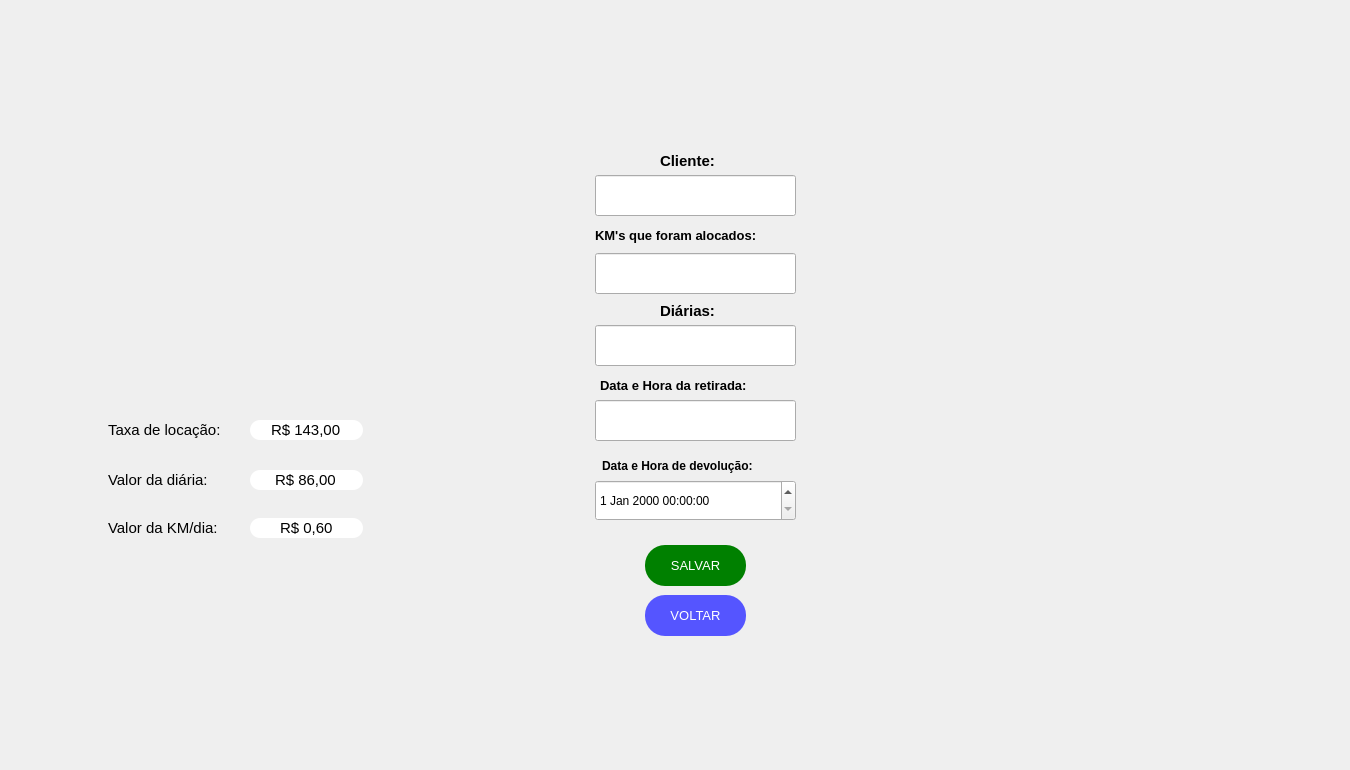
  <widget class="QWidget" name="centralwidget">
   <widget class="QPushButton" name="golt2">
    <property name="geometry">
     <rect>
      <x>40</x>
      <y>20</y>
      <width>501</width>
      <height>311</height>
     </rect>
    </property>
    <property name="palette">
     <palette>
      <active>
       <colorrole role="WindowText">
        <brush brushstyle="SolidPattern">
         <color alpha="255">
          <red>170</red>
          <green>85</green>
          <blue>0</blue>
         </color>
        </brush>
       </colorrole>
       <colorrole role="Text">
        <brush brushstyle="SolidPattern">
         <color alpha="255">
          <red>0</red>
          <green>0</green>
          <blue>0</blue>
         </color>
        </brush>
       </colorrole>
       <colorrole role="BrightText">
        <brush brushstyle="SolidPattern">
         <color alpha="255">
          <red>203</red>
          <green>255</green>
          <blue>80</blue>
         </color>
        </brush>
       </colorrole>
       <colorrole role="ButtonText">
        <brush brushstyle="SolidPattern">
         <color alpha="255">
          <red>57</red>
          <green>87</green>
          <blue>255</blue>
         </color>
        </brush>
       </colorrole>
       <colorrole role="ToolTipBase">
        <brush brushstyle="SolidPattern">
         <color alpha="255">
          <red>255</red>
          <green>255</green>
          <blue>0</blue>
         </color>
        </brush>
       </colorrole>
       <colorrole role="PlaceholderText">
        <brush brushstyle="SolidPattern">
         <color alpha="128">
          <red>0</red>
          <green>0</green>
          <blue>0</blue>
         </color>
        </brush>
       </colorrole>
      </active>
      <inactive>
       <colorrole role="WindowText">
        <brush brushstyle="SolidPattern">
         <color alpha="255">
          <red>170</red>
          <green>85</green>
          <blue>0</blue>
         </color>
        </brush>
       </colorrole>
       <colorrole role="Text">
        <brush brushstyle="SolidPattern">
         <color alpha="255">
          <red>0</red>
          <green>0</green>
          <blue>0</blue>
         </color>
        </brush>
       </colorrole>
       <colorrole role="BrightText">
        <brush brushstyle="SolidPattern">
         <color alpha="255">
          <red>203</red>
          <green>255</green>
          <blue>80</blue>
         </color>
        </brush>
       </colorrole>
       <colorrole role="ButtonText">
        <brush brushstyle="SolidPattern">
         <color alpha="255">
          <red>57</red>
          <green>87</green>
          <blue>255</blue>
         </color>
        </brush>
       </colorrole>
       <colorrole role="ToolTipBase">
        <brush brushstyle="SolidPattern">
         <color alpha="255">
          <red>255</red>
          <green>255</green>
          <blue>0</blue>
         </color>
        </brush>
       </colorrole>
       <colorrole role="PlaceholderText">
        <brush brushstyle="SolidPattern">
         <color alpha="128">
          <red>0</red>
          <green>0</green>
          <blue>0</blue>
         </color>
        </brush>
       </colorrole>
      </inactive>
      <disabled>
       <colorrole role="WindowText">
        <brush brushstyle="SolidPattern">
         <color alpha="255">
          <red>4</red>
          <green>15</green>
          <blue>30</blue>
         </color>
        </brush>
       </colorrole>
       <colorrole role="Text">
        <brush brushstyle="SolidPattern">
         <color alpha="255">
          <red>120</red>
          <green>120</green>
          <blue>120</blue>
         </color>
        </brush>
       </colorrole>
       <colorrole role="BrightText">
        <brush brushstyle="SolidPattern">
         <color alpha="255">
          <red>203</red>
          <green>255</green>
          <blue>80</blue>
         </color>
        </brush>
       </colorrole>
       <colorrole role="ButtonText">
        <brush brushstyle="SolidPattern">
         <color alpha="255">
          <red>120</red>
          <green>120</green>
          <blue>120</blue>
         </color>
        </brush>
       </colorrole>
       <colorrole role="ToolTipBase">
        <brush brushstyle="SolidPattern">
         <color alpha="255">
          <red>255</red>
          <green>255</green>
          <blue>0</blue>
         </color>
        </brush>
       </colorrole>
       <colorrole role="PlaceholderText">
        <brush brushstyle="SolidPattern">
         <color alpha="128">
          <red>0</red>
          <green>0</green>
          <blue>0</blue>
         </color>
        </brush>
       </colorrole>
      </disabled>
     </palette>
    </property>
    <property name="font">
     <font>
      <family>Arial</family>
      <weight>75</weight>
      <bold>true</bold>
     </font>
    </property>
    <property name="contextMenuPolicy">
     <enum>Qt::CustomContextMenu</enum>
    </property>
    <property name="text">
     <string/>
    </property>
    <property name="icon">
     <iconset>
      <normaloff>../Imagens/4-Gol(T2).png</normaloff>../Imagens/4-Gol(T2).png</iconset>
    </property>
    <property name="iconSize">
     <size>
      <width>492</width>
      <height>456</height>
     </size>
    </property>
    <property name="checkable">
     <bool>false</bool>
    </property>
    <property name="autoRepeat">
     <bool>false</bool>
    </property>
    <property name="autoExclusive">
     <bool>false</bool>
    </property>
    <property name="autoDefault">
     <bool>false</bool>
    </property>
    <property name="default">
     <bool>false</bool>
    </property>
    <property name="flat">
     <bool>true</bool>
    </property>
   </widget>
   <widget class="QLabel" name="logoT3">
    <property name="enabled">
     <bool>true</bool>
    </property>
    <property name="geometry">
     <rect>
      <x>1110</x>
      <y>530</y>
      <width>231</width>
      <height>231</height>
     </rect>
    </property>
    <property name="toolTip">
     <string>&lt;html&gt;&lt;head/&gt;&lt;body&gt;&lt;p align=&quot;center&quot;&gt;&lt;br/&gt;&lt;/p&gt;&lt;/body&gt;&lt;/html&gt;</string>
    </property>
    <property name="whatsThis">
     <string>&lt;html&gt;&lt;head/&gt;&lt;body&gt;&lt;p align=&quot;center&quot;&gt;&lt;br/&gt;&lt;/p&gt;&lt;/body&gt;&lt;/html&gt;</string>
    </property>
    <property name="autoFillBackground">
     <bool>false</bool>
    </property>
    <property name="styleSheet">
     <string notr="true"/>
    </property>
    <property name="text">
     <string/>
    </property>
    <property name="pixmap">
     <pixmap>../Logos/LOGO2.png</pixmap>
    </property>
    <property name="scaledContents">
     <bool>true</bool>
    </property>
    <property name="wordWrap">
     <bool>false</bool>
    </property>
   </widget>
   <widget class="QLineEdit" name="data_retirada">
    <property name="geometry">
     <rect>
      <x>595</x>
      <y>400</y>
      <width>201</width>
      <height>41</height>
     </rect>
    </property>
    <property name="styleSheet">
     <string notr="true">color:black;</string>
    </property>
   </widget>
   <widget class="QPushButton" name="voltar_10">
    <property name="geometry">
     <rect>
      <x>645</x>
      <y>595</y>
      <width>101</width>
      <height>41</height>
     </rect>
    </property>
    <property name="palette">
     <palette>
      <active>
       <colorrole role="WindowText">
        <brush brushstyle="SolidPattern">
         <color alpha="255">
          <red>255</red>
          <green>255</green>
          <blue>255</blue>
         </color>
        </brush>
       </colorrole>
       <colorrole role="Button">
        <brush brushstyle="SolidPattern">
         <color alpha="255">
          <red>85</red>
          <green>85</green>
          <blue>255</blue>
         </color>
        </brush>
       </colorrole>
       <colorrole role="Text">
        <brush brushstyle="SolidPattern">
         <color alpha="255">
          <red>255</red>
          <green>255</green>
          <blue>255</blue>
         </color>
        </brush>
       </colorrole>
       <colorrole role="BrightText">
        <brush brushstyle="SolidPattern">
         <color alpha="255">
          <red>203</red>
          <green>255</green>
          <blue>80</blue>
         </color>
        </brush>
       </colorrole>
       <colorrole role="ButtonText">
        <brush brushstyle="SolidPattern">
         <color alpha="255">
          <red>255</red>
          <green>255</green>
          <blue>255</blue>
         </color>
        </brush>
       </colorrole>
       <colorrole role="Base">
        <brush brushstyle="SolidPattern">
         <color alpha="255">
          <red>85</red>
          <green>85</green>
          <blue>255</blue>
         </color>
        </brush>
       </colorrole>
       <colorrole role="Window">
        <brush brushstyle="SolidPattern">
         <color alpha="255">
          <red>85</red>
          <green>85</green>
          <blue>255</blue>
         </color>
        </brush>
       </colorrole>
       <colorrole role="ToolTipBase">
        <brush brushstyle="SolidPattern">
         <color alpha="255">
          <red>255</red>
          <green>255</green>
          <blue>0</blue>
         </color>
        </brush>
       </colorrole>
       <colorrole role="PlaceholderText">
        <brush brushstyle="SolidPattern">
         <color alpha="128">
          <red>0</red>
          <green>0</green>
          <blue>0</blue>
         </color>
        </brush>
       </colorrole>
      </active>
      <inactive>
       <colorrole role="WindowText">
        <brush brushstyle="SolidPattern">
         <color alpha="255">
          <red>255</red>
          <green>255</green>
          <blue>255</blue>
         </color>
        </brush>
       </colorrole>
       <colorrole role="Button">
        <brush brushstyle="SolidPattern">
         <color alpha="255">
          <red>85</red>
          <green>85</green>
          <blue>255</blue>
         </color>
        </brush>
       </colorrole>
       <colorrole role="Text">
        <brush brushstyle="SolidPattern">
         <color alpha="255">
          <red>255</red>
          <green>255</green>
          <blue>255</blue>
         </color>
        </brush>
       </colorrole>
       <colorrole role="BrightText">
        <brush brushstyle="SolidPattern">
         <color alpha="255">
          <red>203</red>
          <green>255</green>
          <blue>80</blue>
         </color>
        </brush>
       </colorrole>
       <colorrole role="ButtonText">
        <brush brushstyle="SolidPattern">
         <color alpha="255">
          <red>255</red>
          <green>255</green>
          <blue>255</blue>
         </color>
        </brush>
       </colorrole>
       <colorrole role="Base">
        <brush brushstyle="SolidPattern">
         <color alpha="255">
          <red>85</red>
          <green>85</green>
          <blue>255</blue>
         </color>
        </brush>
       </colorrole>
       <colorrole role="Window">
        <brush brushstyle="SolidPattern">
         <color alpha="255">
          <red>85</red>
          <green>85</green>
          <blue>255</blue>
         </color>
        </brush>
       </colorrole>
       <colorrole role="ToolTipBase">
        <brush brushstyle="SolidPattern">
         <color alpha="255">
          <red>255</red>
          <green>255</green>
          <blue>0</blue>
         </color>
        </brush>
       </colorrole>
       <colorrole role="PlaceholderText">
        <brush brushstyle="SolidPattern">
         <color alpha="128">
          <red>0</red>
          <green>0</green>
          <blue>0</blue>
         </color>
        </brush>
       </colorrole>
      </inactive>
      <disabled>
       <colorrole role="WindowText">
        <brush brushstyle="SolidPattern">
         <color alpha="255">
          <red>255</red>
          <green>255</green>
          <blue>255</blue>
         </color>
        </brush>
       </colorrole>
       <colorrole role="Button">
        <brush brushstyle="SolidPattern">
         <color alpha="255">
          <red>85</red>
          <green>85</green>
          <blue>255</blue>
         </color>
        </brush>
       </colorrole>
       <colorrole role="Text">
        <brush brushstyle="SolidPattern">
         <color alpha="255">
          <red>255</red>
          <green>255</green>
          <blue>255</blue>
         </color>
        </brush>
       </colorrole>
       <colorrole role="BrightText">
        <brush brushstyle="SolidPattern">
         <color alpha="255">
          <red>203</red>
          <green>255</green>
          <blue>80</blue>
         </color>
        </brush>
       </colorrole>
       <colorrole role="ButtonText">
        <brush brushstyle="SolidPattern">
         <color alpha="255">
          <red>255</red>
          <green>255</green>
          <blue>255</blue>
         </color>
        </brush>
       </colorrole>
       <colorrole role="Base">
        <brush brushstyle="SolidPattern">
         <color alpha="255">
          <red>85</red>
          <green>85</green>
          <blue>255</blue>
         </color>
        </brush>
       </colorrole>
       <colorrole role="Window">
        <brush brushstyle="SolidPattern">
         <color alpha="255">
          <red>85</red>
          <green>85</green>
          <blue>255</blue>
         </color>
        </brush>
       </colorrole>
       <colorrole role="ToolTipBase">
        <brush brushstyle="SolidPattern">
         <color alpha="255">
          <red>255</red>
          <green>255</green>
          <blue>0</blue>
         </color>
        </brush>
       </colorrole>
       <colorrole role="PlaceholderText">
        <brush brushstyle="SolidPattern">
         <color alpha="128">
          <red>0</red>
          <green>0</green>
          <blue>0</blue>
         </color>
        </brush>
       </colorrole>
      </disabled>
     </palette>
    </property>
    <property name="font">
     <font>
      <family>Arial</family>
      <pointsize>10</pointsize>
      <weight>9</weight>
      <italic>false</italic>
      <bold>false</bold>
     </font>
    </property>
    <property name="contextMenuPolicy">
     <enum>Qt::CustomContextMenu</enum>
    </property>
    <property name="styleSheet">
     <string notr="true">QPushButton{
	color:white;
	border-radius:20px;
	background-color: rgb(85, 85, 255);
	font: 75 10pt &quot;Arial&quot;;
}
QPushButton:hover{
	background-color: rgb(10, 10, 127);
}</string>
    </property>
    <property name="text">
     <string>VOLTAR</string>
    </property>
    <property name="iconSize">
     <size>
      <width>93</width>
      <height>100</height>
     </size>
    </property>
    <property name="checkable">
     <bool>false</bool>
    </property>
    <property name="autoRepeat">
     <bool>false</bool>
    </property>
    <property name="autoExclusive">
     <bool>false</bool>
    </property>
    <property name="autoDefault">
     <bool>false</bool>
    </property>
    <property name="default">
     <bool>false</bool>
    </property>
    <property name="flat">
     <bool>true</bool>
    </property>
   </widget>
   <widget class="QLabel" name="datare_2">
    <property name="geometry">
     <rect>
      <x>600</x>
      <y>360</y>
      <width>191</width>
      <height>51</height>
     </rect>
    </property>
    <property name="font">
     <font>
      <family>Arial</family>
      <pointsize>10</pointsize>
      <weight>75</weight>
      <bold>true</bold>
     </font>
    </property>
    <property name="text">
     <string>Data e Hora da retirada:</string>
    </property>
   </widget>
   <widget class="QLineEdit" name="kmspace">
    <property name="geometry">
     <rect>
      <x>595</x>
      <y>253</y>
      <width>201</width>
      <height>41</height>
     </rect>
    </property>
    <property name="font">
     <font>
      <pointsize>8</pointsize>
     </font>
    </property>
    <property name="styleSheet">
     <string notr="true">color: rgb(0, 0, 0);</string>
    </property>
    <property name="echoMode">
     <enum>QLineEdit::Normal</enum>
    </property>
   </widget>
   <widget class="QLineEdit" name="diariaspace6">
    <property name="geometry">
     <rect>
      <x>595</x>
      <y>325</y>
      <width>201</width>
      <height>41</height>
     </rect>
    </property>
    <property name="font">
     <font>
      <pointsize>8</pointsize>
     </font>
    </property>
    <property name="styleSheet">
     <string notr="true">color:black;</string>
    </property>
   </widget>
   <widget class="QLabel" name="datacli1_2">
    <property name="geometry">
     <rect>
      <x>660</x>
      <y>145</y>
      <width>71</width>
      <height>31</height>
     </rect>
    </property>
    <property name="font">
     <font>
      <family>Arial</family>
      <pointsize>11</pointsize>
      <weight>75</weight>
      <bold>true</bold>
     </font>
    </property>
    <property name="text">
     <string>Cliente:</string>
    </property>
   </widget>
   <widget class="QLineEdit" name="nome_cliente">
    <property name="geometry">
     <rect>
      <x>595</x>
      <y>175</y>
      <width>201</width>
      <height>41</height>
     </rect>
    </property>
    <property name="styleSheet">
     <string notr="true">color:black;
</string>
    </property>
    <property name="inputMask">
     <string/>
    </property>
   </widget>
   <widget class="QLabel" name="datade_2">
    <property name="geometry">
     <rect>
      <x>602</x>
      <y>440</y>
      <width>201</width>
      <height>51</height>
     </rect>
    </property>
    <property name="font">
     <font>
      <family>Arial</family>
      <pointsize>9</pointsize>
      <weight>75</weight>
      <bold>true</bold>
     </font>
    </property>
    <property name="text">
     <string>Data e Hora de devolução:</string>
    </property>
   </widget>
   <widget class="QLabel" name="diarias6">
    <property name="geometry">
     <rect>
      <x>660</x>
      <y>285</y>
      <width>71</width>
      <height>51</height>
     </rect>
    </property>
    <property name="font">
     <font>
      <family>Arial</family>
      <pointsize>11</pointsize>
      <weight>75</weight>
      <bold>true</bold>
     </font>
    </property>
    <property name="text">
     <string>Diárias:</string>
    </property>
   </widget>
   <widget class="QDateTimeEdit" name="data_devolucao">
    <property name="geometry">
     <rect>
      <x>595</x>
      <y>480</y>
      <width>201</width>
      <height>41</height>
     </rect>
    </property>
    <property name="styleSheet">
     <string notr="true">QDateTime{rgb(0, 0, 0)}</string>
    </property>
   </widget>
   <widget class="QPushButton" name="devolver">
    <property name="geometry">
     <rect>
      <x>645</x>
      <y>545</y>
      <width>101</width>
      <height>41</height>
     </rect>
    </property>
    <property name="palette">
     <palette>
      <active>
       <colorrole role="WindowText">
        <brush brushstyle="SolidPattern">
         <color alpha="255">
          <red>255</red>
          <green>255</green>
          <blue>255</blue>
         </color>
        </brush>
       </colorrole>
       <colorrole role="Button">
        <brush brushstyle="SolidPattern">
         <color alpha="255">
          <red>0</red>
          <green>128</green>
          <blue>0</blue>
         </color>
        </brush>
       </colorrole>
       <colorrole role="Text">
        <brush brushstyle="SolidPattern">
         <color alpha="255">
          <red>255</red>
          <green>255</green>
          <blue>255</blue>
         </color>
        </brush>
       </colorrole>
       <colorrole role="BrightText">
        <brush brushstyle="SolidPattern">
         <color alpha="255">
          <red>203</red>
          <green>255</green>
          <blue>80</blue>
         </color>
        </brush>
       </colorrole>
       <colorrole role="ButtonText">
        <brush brushstyle="SolidPattern">
         <color alpha="255">
          <red>255</red>
          <green>255</green>
          <blue>255</blue>
         </color>
        </brush>
       </colorrole>
       <colorrole role="Base">
        <brush brushstyle="SolidPattern">
         <color alpha="255">
          <red>0</red>
          <green>128</green>
          <blue>0</blue>
         </color>
        </brush>
       </colorrole>
       <colorrole role="Window">
        <brush brushstyle="SolidPattern">
         <color alpha="255">
          <red>0</red>
          <green>128</green>
          <blue>0</blue>
         </color>
        </brush>
       </colorrole>
       <colorrole role="ToolTipBase">
        <brush brushstyle="SolidPattern">
         <color alpha="255">
          <red>255</red>
          <green>255</green>
          <blue>0</blue>
         </color>
        </brush>
       </colorrole>
       <colorrole role="PlaceholderText">
        <brush brushstyle="SolidPattern">
         <color alpha="128">
          <red>0</red>
          <green>0</green>
          <blue>0</blue>
         </color>
        </brush>
       </colorrole>
      </active>
      <inactive>
       <colorrole role="WindowText">
        <brush brushstyle="SolidPattern">
         <color alpha="255">
          <red>255</red>
          <green>255</green>
          <blue>255</blue>
         </color>
        </brush>
       </colorrole>
       <colorrole role="Button">
        <brush brushstyle="SolidPattern">
         <color alpha="255">
          <red>0</red>
          <green>128</green>
          <blue>0</blue>
         </color>
        </brush>
       </colorrole>
       <colorrole role="Text">
        <brush brushstyle="SolidPattern">
         <color alpha="255">
          <red>255</red>
          <green>255</green>
          <blue>255</blue>
         </color>
        </brush>
       </colorrole>
       <colorrole role="BrightText">
        <brush brushstyle="SolidPattern">
         <color alpha="255">
          <red>203</red>
          <green>255</green>
          <blue>80</blue>
         </color>
        </brush>
       </colorrole>
       <colorrole role="ButtonText">
        <brush brushstyle="SolidPattern">
         <color alpha="255">
          <red>255</red>
          <green>255</green>
          <blue>255</blue>
         </color>
        </brush>
       </colorrole>
       <colorrole role="Base">
        <brush brushstyle="SolidPattern">
         <color alpha="255">
          <red>0</red>
          <green>128</green>
          <blue>0</blue>
         </color>
        </brush>
       </colorrole>
       <colorrole role="Window">
        <brush brushstyle="SolidPattern">
         <color alpha="255">
          <red>0</red>
          <green>128</green>
          <blue>0</blue>
         </color>
        </brush>
       </colorrole>
       <colorrole role="ToolTipBase">
        <brush brushstyle="SolidPattern">
         <color alpha="255">
          <red>255</red>
          <green>255</green>
          <blue>0</blue>
         </color>
        </brush>
       </colorrole>
       <colorrole role="PlaceholderText">
        <brush brushstyle="SolidPattern">
         <color alpha="128">
          <red>0</red>
          <green>0</green>
          <blue>0</blue>
         </color>
        </brush>
       </colorrole>
      </inactive>
      <disabled>
       <colorrole role="WindowText">
        <brush brushstyle="SolidPattern">
         <color alpha="255">
          <red>255</red>
          <green>255</green>
          <blue>255</blue>
         </color>
        </brush>
       </colorrole>
       <colorrole role="Button">
        <brush brushstyle="SolidPattern">
         <color alpha="255">
          <red>0</red>
          <green>128</green>
          <blue>0</blue>
         </color>
        </brush>
       </colorrole>
       <colorrole role="Text">
        <brush brushstyle="SolidPattern">
         <color alpha="255">
          <red>255</red>
          <green>255</green>
          <blue>255</blue>
         </color>
        </brush>
       </colorrole>
       <colorrole role="BrightText">
        <brush brushstyle="SolidPattern">
         <color alpha="255">
          <red>203</red>
          <green>255</green>
          <blue>80</blue>
         </color>
        </brush>
       </colorrole>
       <colorrole role="ButtonText">
        <brush brushstyle="SolidPattern">
         <color alpha="255">
          <red>255</red>
          <green>255</green>
          <blue>255</blue>
         </color>
        </brush>
       </colorrole>
       <colorrole role="Base">
        <brush brushstyle="SolidPattern">
         <color alpha="255">
          <red>0</red>
          <green>128</green>
          <blue>0</blue>
         </color>
        </brush>
       </colorrole>
       <colorrole role="Window">
        <brush brushstyle="SolidPattern">
         <color alpha="255">
          <red>0</red>
          <green>128</green>
          <blue>0</blue>
         </color>
        </brush>
       </colorrole>
       <colorrole role="ToolTipBase">
        <brush brushstyle="SolidPattern">
         <color alpha="255">
          <red>255</red>
          <green>255</green>
          <blue>0</blue>
         </color>
        </brush>
       </colorrole>
       <colorrole role="PlaceholderText">
        <brush brushstyle="SolidPattern">
         <color alpha="128">
          <red>0</red>
          <green>0</green>
          <blue>0</blue>
         </color>
        </brush>
       </colorrole>
      </disabled>
     </palette>
    </property>
    <property name="font">
     <font>
      <family>Arial</family>
      <pointsize>10</pointsize>
      <weight>9</weight>
      <italic>false</italic>
      <bold>false</bold>
     </font>
    </property>
    <property name="contextMenuPolicy">
     <enum>Qt::CustomContextMenu</enum>
    </property>
    <property name="styleSheet">
     <string notr="true">QPushButton{
	color:white;
	border-radius:20px;
	background-color: #008000;
	font: 75 10pt &quot;Arial&quot;;
}
QPushButton:hover{
	background-color: #005500;
}</string>
    </property>
    <property name="text">
     <string>SALVAR</string>
    </property>
    <property name="iconSize">
     <size>
      <width>93</width>
      <height>100</height>
     </size>
    </property>
    <property name="checkable">
     <bool>false</bool>
    </property>
    <property name="autoRepeat">
     <bool>false</bool>
    </property>
    <property name="autoExclusive">
     <bool>false</bool>
    </property>
    <property name="autoDefault">
     <bool>false</bool>
    </property>
    <property name="default">
     <bool>false</bool>
    </property>
    <property name="flat">
     <bool>true</bool>
    </property>
   </widget>
   <widget class="QLabel" name="kmsalocados_2">
    <property name="geometry">
     <rect>
      <x>595</x>
      <y>210</y>
      <width>201</width>
      <height>51</height>
     </rect>
    </property>
    <property name="font">
     <font>
      <family>Arial</family>
      <pointsize>10</pointsize>
      <weight>75</weight>
      <bold>true</bold>
     </font>
    </property>
    <property name="text">
     <string>KM's que foram alocados:</string>
    </property>
   </widget>
   <widget class="QLabel" name="label_2">
    <property name="geometry">
     <rect>
      <x>108</x>
      <y>412</y>
      <width>141</width>
      <height>36</height>
     </rect>
    </property>
    <property name="font">
     <font>
      <pointsize>11</pointsize>
     </font>
    </property>
    <property name="text">
     <string>Taxa de locação:</string>
    </property>
   </widget>
   <widget class="QLineEdit" name="lineEdit_2">
    <property name="geometry">
     <rect>
      <x>250</x>
      <y>420</y>
      <width>113</width>
      <height>20</height>
     </rect>
    </property>
    <property name="font">
     <font>
      <pointsize>11</pointsize>
     </font>
    </property>
    <property name="styleSheet">
     <string notr="true">color:black;
border-radius:10px;
</string>
    </property>
    <property name="text">
     <string>R$ 143,00</string>
    </property>
    <property name="alignment">
     <set>Qt::AlignCenter</set>
    </property>
   </widget>
   <widget class="QLabel" name="label_4">
    <property name="geometry">
     <rect>
      <x>108</x>
      <y>462</y>
      <width>141</width>
      <height>36</height>
     </rect>
    </property>
    <property name="font">
     <font>
      <pointsize>11</pointsize>
     </font>
    </property>
    <property name="text">
     <string>Valor da diária:</string>
    </property>
   </widget>
   <widget class="QLineEdit" name="lineEdit_4">
    <property name="geometry">
     <rect>
      <x>250</x>
      <y>518</y>
      <width>113</width>
      <height>20</height>
     </rect>
    </property>
    <property name="font">
     <font>
      <pointsize>11</pointsize>
     </font>
    </property>
    <property name="styleSheet">
     <string notr="true">border-radius:10px;</string>
    </property>
    <property name="text">
     <string>R$ 0,60</string>
    </property>
    <property name="alignment">
     <set>Qt::AlignCenter</set>
    </property>
   </widget>
   <widget class="QLabel" name="label_3">
    <property name="geometry">
     <rect>
      <x>108</x>
      <y>510</y>
      <width>141</width>
      <height>36</height>
     </rect>
    </property>
    <property name="font">
     <font>
      <pointsize>11</pointsize>
     </font>
    </property>
    <property name="text">
     <string>Valor da KM/dia:</string>
    </property>
   </widget>
   <widget class="QLineEdit" name="lineEdit_3">
    <property name="geometry">
     <rect>
      <x>250</x>
      <y>470</y>
      <width>113</width>
      <height>20</height>
     </rect>
    </property>
    <property name="font">
     <font>
      <pointsize>11</pointsize>
     </font>
    </property>
    <property name="styleSheet">
     <string notr="true">color:black;
border-radius:10px;</string>
    </property>
    <property name="text">
     <string>R$ 86,00</string>
    </property>
    <property name="alignment">
     <set>Qt::AlignCenter</set>
    </property>
   </widget>
  </widget>
